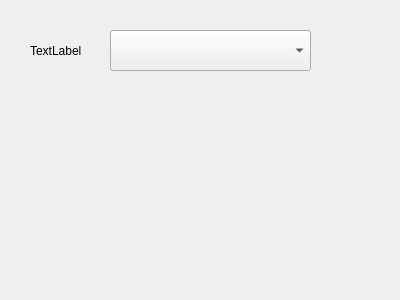
<?xml version="1.0" encoding="UTF-8"?>
<ui version="4.0">
 <class>Panel2</class>
 <widget class="QWidget" name="Panel2">
  <property name="geometry">
   <rect>
    <x>0</x>
    <y>0</y>
    <width>400</width>
    <height>300</height>
   </rect>
  </property>
  <property name="windowTitle">
   <string>Form</string>
  </property>
  <widget class="QLabel" name="label">
   <property name="geometry">
    <rect>
     <x>30</x>
     <y>40</y>
     <width>71</width>
     <height>21</height>
    </rect>
   </property>
   <property name="text">
    <string>TextLabel</string>
   </property>
  </widget>
  <widget class="QComboBox" name="comboBox">
   <property name="geometry">
    <rect>
     <x>110</x>
     <y>30</y>
     <width>201</width>
     <height>41</height>
    </rect>
   </property>
  </widget>
 </widget>
 <resources/>
 <connections/>
</ui>
